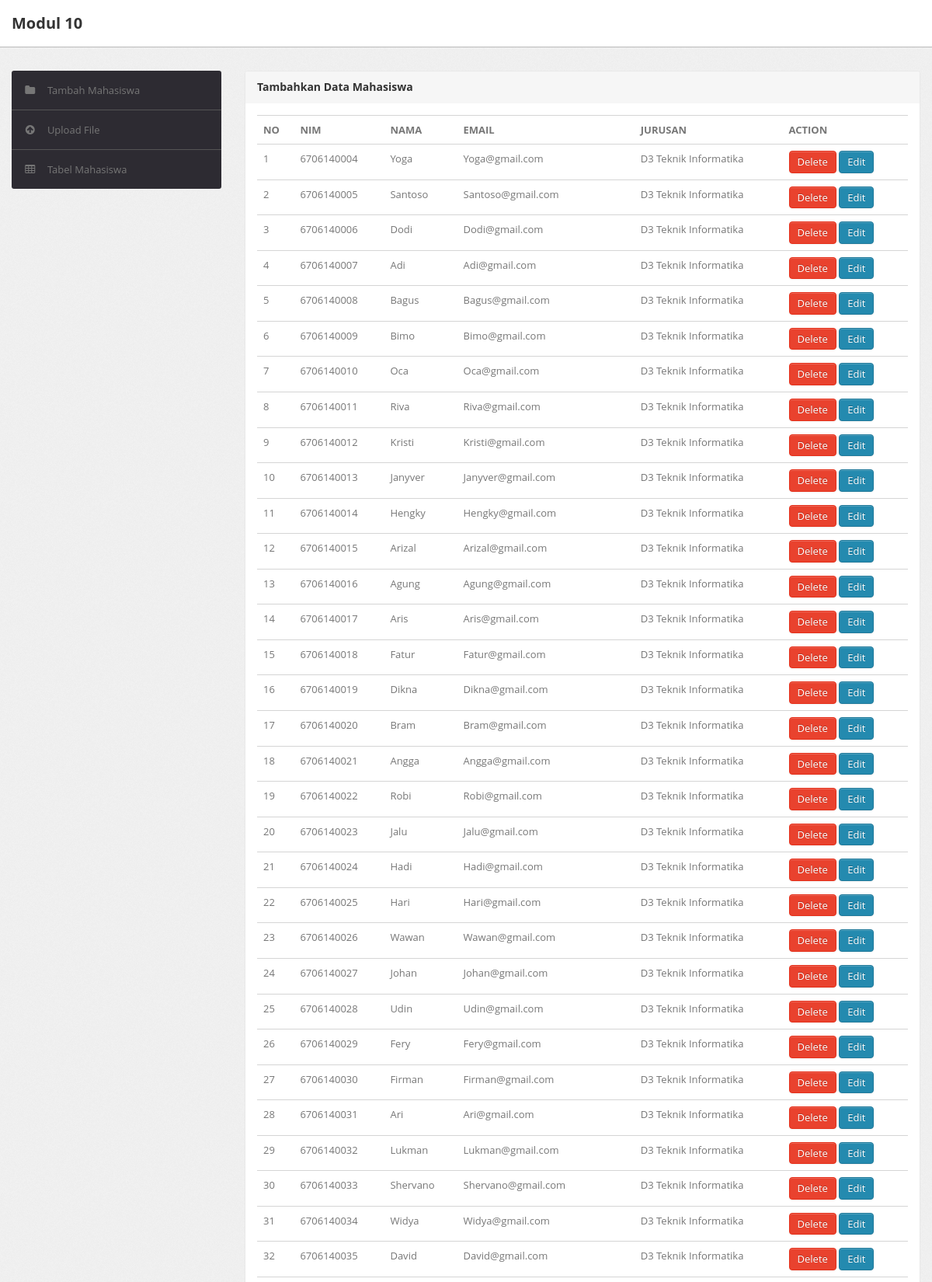
Screenshot of /mod10/index.php/pages/view_mhs (upper part) with the database file from the repository.
### tables this page shows
CREATE TABLE `mahasiswa` (
  `nim` varchar(30) NOT NULL,
  `nama_mhs` varchar(50) NOT NULL,
  `email` varchar(30) NOT NULL,
  `jurusan` varchar(30) NOT NULL
);

### mod10/application/controllers/Pages.php (called while the page is built, shortened)
<?php
class Pages extends CI_Controller {
	public function view_mhs(){
		$data = $this->models->get_mahasiswa();
		$this->load->view('view_mhs', array('data' => $data));
	}
}

### mod10/index.php (called while the page is built, shortened)
<?php
require_once BASEPATH.'core/CodeIgniter.php';

### mod10/application/models/models.php (called while the page is built, shortened)
<?php
class Models extends CI_Model {
	public function get_mahasiswa(){
		$select = $this->db->get('mahasiswa');
		return $select->result_array();
	}
}

### mod10/application/views/view_mhs.php (the view, shortened to what this page needs)
<!DOCTYPE html>
<html lang="en">
<head>
	<link type="text/css" href="<?php echo base_url('files/bootstrap/css/bootstrap.min.css') ?>" rel="stylesheet">
	<link type="text/css" href="<?php echo base_url('files/bootstrap/css/bootstrap-responsive.min.css') ?>" rel="stylesheet">
	<link type="text/css" href="<?php echo base_url('files/css/theme.css') ?>" rel="stylesheet">
	<link type="text/css" href="<?php echo base_url('files/images/icons/css/font-awesome.css') ?>" rel="stylesheet">
</head>
<body>
	<div class="navbar navbar-fixed-top">
		<div class="navbar-inner">
			<div class="container">
			  	<a class="brand" href="index.html"> Modul 10 </a>
			</div>
		</div>
	</div>
	<div class="wrapper">
		<div class="container">
			<div class="row">
				<div class="span3">
					<div class="sidebar">
						<ul class="widget widget-menu unstyled">
							<li class="active">
								<a href="<?php echo base_url('index.php/Pages') ?>">
									<i class="menu-icon icon-folder-close"></i>
									Tambah Mahasiswa
								</a>
							</li>
							<li>
								<a href="<?php echo base_url('index.php/Pages/activity') ?>">
									<i class="menu-icon icon-circle-arrow-up"></i>
									Upload File
								</a>
							</li>
							<li>
								<a href="<?php echo base_url('index.php/Pages/view_mhs') ?>">
									<i class="menu-icon icon-table"></i>
									Tabel Mahasiswa
								</a>
							</li>
						</ul>
					</div>
				</div>
				<div class="span9">
					<div class="content">
						<div class="module">
							<div class="module-head">
								<h3>Tambahkan Data Mahasiswa</h3>
							</div>
							<div class="module-body">
								<div class="stream-composer media">
									<div class="media-body">
										<table class="table">
											<tr>
												<th>NO</th>
												<th>NIM</th>
												<th>NAMA</th>
												<th>EMAIL</th>
												<th>JURUSAN</th>
												<th>ACTION</th>
											</tr>
											<?php
												$no = 1;
												foreach($data as $mhs){
											?>
											<tr>
												<td><?php echo $no; ?></td>
												<td><?php echo $mhs['nim']; ?></td>
												<td><?php echo $mhs['nama_mhs']; ?></td>
												<td><?php echo $mhs['email']; ?></td>
												<td><?php echo $mhs['jurusan']; ?></td>
												<td align="center">
													<a href="<?php echo base_url().'index.php/Pages/delete_mahasiswa/'.$mhs['nim']; ?>" class="btn btn-danger">Delete</a>
													<a href="<?php echo base_url().'index.php/Pages/edit_mahasiswa/'.$mhs['nim']; ?>" class="btn btn-primary">Edit</a>
												</td>
											</tr>
											<?php $no++; } ?>
										</table>
									</div>
								</div>
                            </div>
						</div>
					</div>
				</div>
			</div>
		</div>
	</div>
</body>
</html>

### mod10/files/css/theme.css (style rules this page uses)
body { font-size: 13px; font-family: 'Open Sans', Arial, sans-serif; background: #fff; color: #777 }
h1, h2, h3, h4, h5, h6 { color: #333; margin-top: 0 }
h3 { font-size: 20px }
.wrapper { background: url(../images/bg.png) #eee; border-bottom: 1px solid #bbb; -webkit-box-shadow: 0 1px 2px rgba(0,0,0,0.1); -moz-box-shadow: 0 1px 2px rgba(0,0,0,0.1); box-shadow: 0 1px 2px rgba(0,0,0,0.1); padding: 30px 0 }
body [class^="icon-"], body [class*=" icon-"] { font-size: 14px; line-height: 20px; height: 20px }
.module { background: #fff; -webkit-border-radius: 3px; -moz-border-radius: 3px; border-radius: 3px; border: 1px solid #ccc; border-bottom-color: #bbb; -webkit-box-shadow: 0 0 1px rgba(0,0,0,0.2); -moz-box-shadow: 0 0 1px rgba(0,0,0,0.2); box-shadow: 0 0 1px rgba(0,0,0,0.2); margin-bottom: 30px }
.navbar { position: static!important; margin: 0!important }
.navbar .navbar-inner { background: #fff; border-bottom: 1px solid #bbb; -webkit-box-shadow: 0 1px 2px rgba(0,0,0,0.15); -moz-box-shadow: 0 1px 2px rgba(0,0,0,0.15); box-shadow: 0 1px 2px rgba(0,0,0,0.15) }
.navbar .brand { color: #333; font-weight: bold; font-size: 20px; margin-right: 20px; padding: 20px }
.btn, .btn-box { -webkit-border-radius: 3px; -moz-border-radius: 3px; border-radius: 3px }
.btn { font-size: 13px; font-weight: 600 }
.btn { display: inline-block; margin-bottom: 0; font-weight: 400; text-align: center; vertical-align: middle; cursor: pointer; background-image: none; border: 1px solid transparent; white-space: nowrap; padding: 4px 10px; font-size: 13px; line-height: 1.42857; border-radius: 4px; -webkit-user-select: none; -moz-user-select: none; -ms-user-select: none; user-select: none }
.btn-primary { color: #fff; background-color: #248aaf; border-color: #20799a }
.btn-danger { color: #fff; background-color: #e9422e; border-color: #e52e18 }
.table { margin-bottom: 0 }
.table th, .table td { border-color: #d5d5d5!important }
.widget-menu { background: #fff; -webkit-border-radius: 3px; -moz-border-radius: 3px; border-radius: 3px; overflow: hidden }
.widget-menu a { color: #555; display: block; line-height: 20px; padding: 15px; text-decoration: none!important }
.widget-menu .menu-icon { margin-right: 10px; color: #767676; -webkit-transition: all .2s ease-in-out; -moz-transition: all .2s ease-in-out; transition: all .2s ease-in-out; }
.widget-menu>li+li { border-top: 1px solid #555 }
.widget-menu>li>a { background-color: #2d2b32; color: #767676; -webkit-transition: all .2s ease-in-out; -moz-transition: all .2s ease-in-out; transition: all .2s ease-in-out; }
.module { box-shadow: 0 0 3px rgba(0,0,0,.1); border-color: #e9e9e9; margin-bottom: 20px; background-color: #fff; border-radius: 4px; -webkit-box-shadow: 0 1px 1px rgba(0,0,0,.05); box-shadow: 0 1px 1px rgba(0,0,0,.05); }
.module-head { color: #767676; background-color: #f6f6f6; border-color: #e9e9e9; padding: 10px 15px; border-bottom: 1px solid transparent; border-top-right-radius: 3px; border-top-left-radius: 3px; }
.module-head h3 { font-size: 14px; line-height: 20px; height: 20px; margin: 0 }
.module-body { padding: 15px }

### rows the page displays
mahasiswa: nim "6706140004", nama_mhs "Yoga", email "Yoga@gmail.com", jurusan "D3 Teknik Informatika"
mahasiswa: nim "6706140005", nama_mhs "Santoso", email "Santoso@gmail.com", jurusan "D3 Teknik Informatika"
mahasiswa: nim "6706140006", nama_mhs "Dodi", email "Dodi@gmail.com", jurusan "D3 Teknik Informatika"
mahasiswa: nim "6706140007", nama_mhs "Adi", email "Adi@gmail.com", jurusan "D3 Teknik Informatika"
mahasiswa: nim "6706140008", nama_mhs "Bagus", email "Bagus@gmail.com", jurusan "D3 Teknik Informatika"
mahasiswa: nim "6706140009", nama_mhs "Bimo", email "Bimo@gmail.com", jurusan "D3 Teknik Informatika"
mahasiswa: nim "6706140010", nama_mhs "Oca", email "Oca@gmail.com", jurusan "D3 Teknik Informatika"
mahasiswa: nim "6706140011", nama_mhs "Riva", email "Riva@gmail.com", jurusan "D3 Teknik Informatika"
mahasiswa: nim "6706140012", nama_mhs "Kristi", email "Kristi@gmail.com", jurusan "D3 Teknik Informatika"
mahasiswa: nim "6706140013", nama_mhs "Janyver", email "Janyver@gmail.com", jurusan "D3 Teknik Informatika"
mahasiswa: nim "6706140014", nama_mhs "Hengky", email "Hengky@gmail.com", jurusan "D3 Teknik Informatika"
mahasiswa: nim "6706140015", nama_mhs "Arizal", email "Arizal@gmail.com", jurusan "D3 Teknik Informatika"
mahasiswa: nim "6706140016", nama_mhs "Agung", email "Agung@gmail.com", jurusan "D3 Teknik Informatika"
mahasiswa: nim "6706140017", nama_mhs "Aris", email "Aris@gmail.com", jurusan "D3 Teknik Informatika"
mahasiswa: nim "6706140018", nama_mhs "Fatur", email "Fatur@gmail.com", jurusan "D3 Teknik Informatika"
mahasiswa: nim "6706140019", nama_mhs "Dikna", email "Dikna@gmail.com", jurusan "D3 Teknik Informatika"
mahasiswa: nim "6706140020", nama_mhs "Bram", email "Bram@gmail.com", jurusan "D3 Teknik Informatika"
mahasiswa: nim "6706140021", nama_mhs "Angga", email "Angga@gmail.com", jurusan "D3 Teknik Informatika"
mahasiswa: nim "6706140022", nama_mhs "Robi", email "Robi@gmail.com", jurusan "D3 Teknik Informatika"
mahasiswa: nim "6706140023", nama_mhs "Jalu", email "Jalu@gmail.com", jurusan "D3 Teknik Informatika"
mahasiswa: nim "6706140024", nama_mhs "Hadi", email "Hadi@gmail.com", jurusan "D3 Teknik Informatika"
mahasiswa: nim "6706140025", nama_mhs "Hari", email "Hari@gmail.com", jurusan "D3 Teknik Informatika"
mahasiswa: nim "6706140026", nama_mhs "Wawan", email "Wawan@gmail.com", jurusan "D3 Teknik Informatika"
mahasiswa: nim "6706140027", nama_mhs "Johan", email "Johan@gmail.com", jurusan "D3 Teknik Informatika"
mahasiswa: nim "6706140028", nama_mhs "Udin", email "Udin@gmail.com", jurusan "D3 Teknik Informatika"
mahasiswa: nim "6706140029", nama_mhs "Fery", email "Fery@gmail.com", jurusan "D3 Teknik Informatika"
mahasiswa: nim "6706140030", nama_mhs "Firman", email "Firman@gmail.com", jurusan "D3 Teknik Informatika"
mahasiswa: nim "6706140031", nama_mhs "Ari", email "Ari@gmail.com", jurusan "D3 Teknik Informatika"
mahasiswa: nim "6706140032", nama_mhs "Lukman", email "Lukman@gmail.com", jurusan "D3 Teknik Informatika"
mahasiswa: nim "6706140033", nama_mhs "Shervano", email "Shervano@gmail.com", jurusan "D3 Teknik Informatika"
mahasiswa: nim "6706140034", nama_mhs "Widya", email "Widya@gmail.com", jurusan "D3 Teknik Informatika"
mahasiswa: nim "6706140035", nama_mhs "David", email "David@gmail.com", jurusan "D3 Teknik Informatika"
